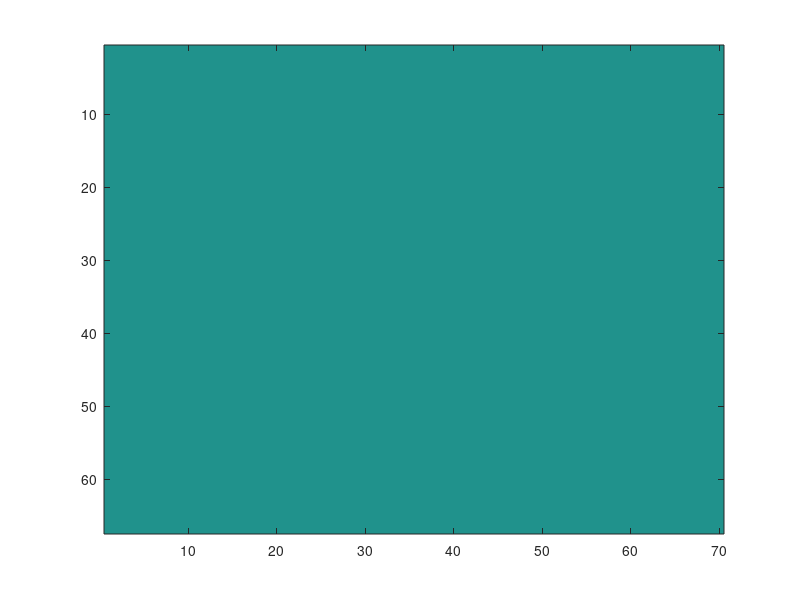

MATLAB code to generate this figure: (Note: this script raises an error after producing the figure.)
% load in inferno colormap through addpath
addpath('/oak/stanford/groups/leanew1/users/apines/scripts/OpFl_CDys/scripts');
subjects={'m2000','m7502','m7507','m7520','m7589','m7594'};

sessions = {1,2,3,4,5,6};
% for each session
for j = 1:length(sessions)
	sesh = sessions{j};
	% initialize mean ftle
	meanftle_f=zeros(67,70,6);
	meanftle_b=zeros(67,70,6);
	% obs counter
	obs=0;
	% for each subject
	for i=1:length(subjects)
	        subj = subjects{i}
                % set filepath that things would be saved to
                outFP=['/scratch/users/apines/data/mouse'];
                % if file exists, then continue
                filename=[outFP '/' subj '_' num2str(sesh) '_Prop_Feats_gro.csv'];
                if isfile(filename)
			% load in ftle (i'm aware that the .png_ftle.mat is dumb, will fix)
			ftlefp=['~/' subj '_' num2str(sesh) '.png_ftle.mat'];
			ftle=load(ftlefp).ftle;
			% save mean f and b from each mice as continuous map
			meanftle_f(:,:,i)=mean(ftle.f,3);
			meanftle_b(:,:,i)=mean(ftle.b,3);
			obs=obs+1;
		else
		end
	end
	% average by number of observations
	meanftle_f=mean(meanftle_f,3);
	meanftle_b=mean(meanftle_b,3);
	filename1=['/home/users/apines/meanFTLE_f_' num2str(sesh) '.png'];
	filename2=['/home/users/apines/meanFTLE_b_' num2str(sesh) '.png'];
	figure;
	% something about this keeps crashing matlab... lets try rounding the numbers
	%meanftle_f=round(meanftle_f);
	% it's not round...
	imagesc(meanftle_f);  % Adjust to your specific data structure
	colormap(inferno);
	colorbar
	caxis([0.0; .003]);	
	print(filename1,'-dpng','-r600')
	figure;
	imagesc(meanftle_b);  % Adjust to your specific data structure
	colormap(inferno);
	colorbar
	caxis([0.0; .003]);	
	print(filename2,'-dpng','-r600')
end
